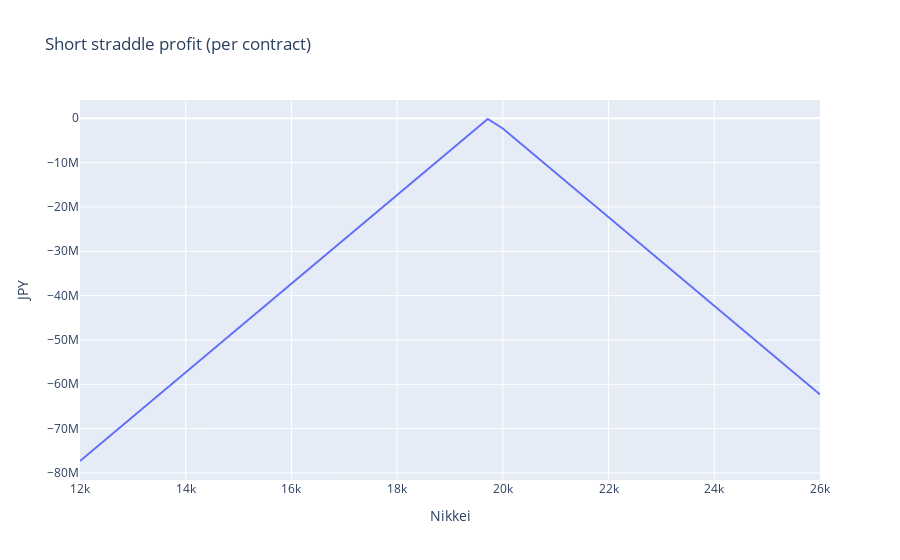

This figure's notebook cell:
### Markdown cell above
## Homework 4 – Barings Straddle and Binomial Trees

### Code cell
# Leeson short straddle payoff
k = 19750
premium_call = 9.90
premium_put = 9.80
contract_size = 10000
prices = np.linspace(12000, 26000, 50)
profit = []
for s in prices:
    payoff = -max(s-k,0) - max(k-s,0) + (premium_call + premium_put)
    profit.append(payoff*contract_size)
fig = go.Figure(data=go.Scatter(x=prices, y=profit))
fig.update_layout(title='Short straddle profit (per contract)', xaxis_title='Nikkei', yaxis_title='JPY')
fig.show()

s_final = 17473
per_contract = -max(s_final-k,0) - max(k-s_final,0) + (premium_call+premium_put)
total_loss = per_contract*contract_size*35500
print(f"Total loss on options: {total_loss:,.0f} JPY")
